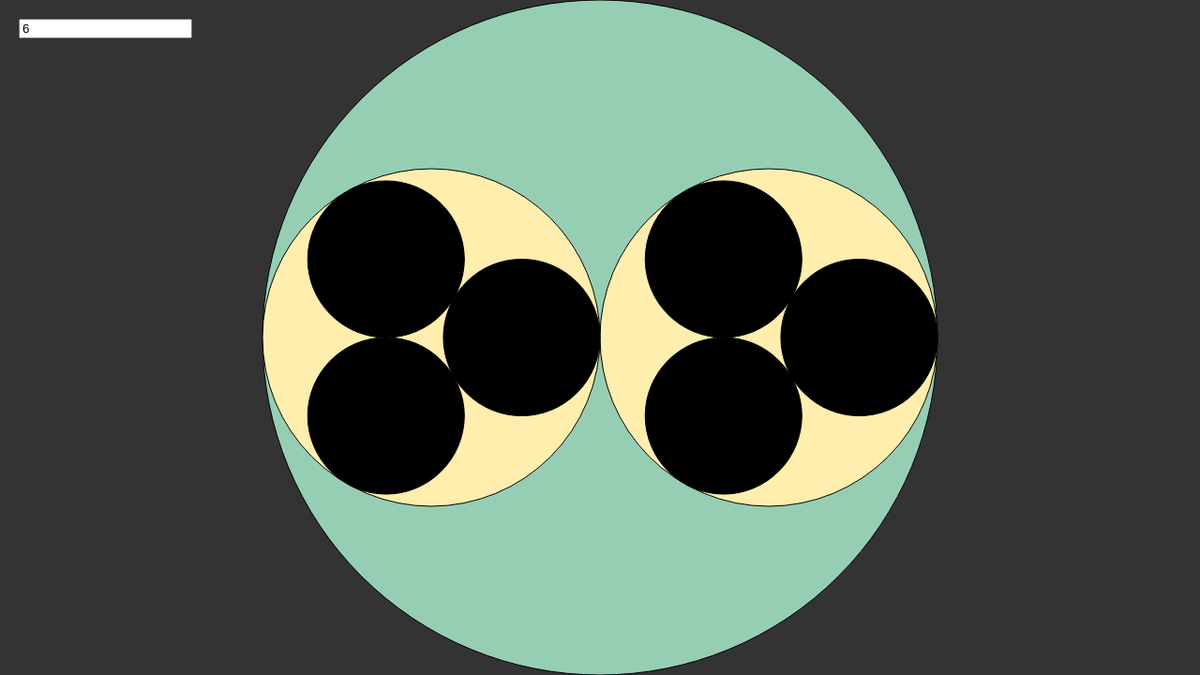
Frame 1 (no input)
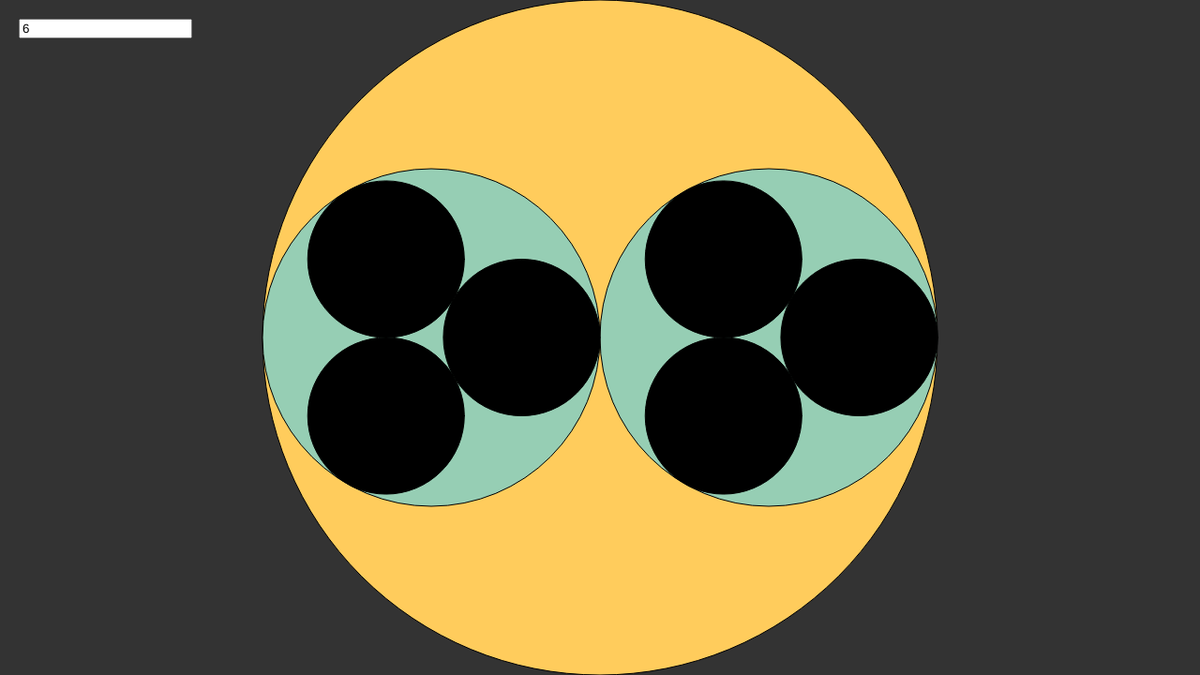
Frame 2 (the mouse pressed at the canvas centre, redrawn once)

The p5.js sketch that drew these frames (run headless with seeded random() and noise() and a simulated clock; the mouse was pressed at the canvas centre and the sketch redrawn once):

// p5.js sketch
// ── sketch.js
/*

*/


PRIMES = primes_lt(10000);
NUM = 2;
prev_num = 5;
//FPS = 10;

function setup() {
  createCanvas(1280, 720);
  clear();
  background(51);
  noLoop();
  textSize(15);
  input = createInput();
  document.addEventListener('input', redraw);
  input.position(20,20);
  input.value('6');
}
COLORS = ['#96ceb4','#ffeead','#ff6f69','#ffcc5c'];
Cidx = 0;
function get_color(){
    col = COLORS[Cidx];
    Cidx++;
    Cidx = Cidx % COLORS.length;
    return col;
}

function draw() {
  ellipseMode(RADIUS);
  clear()
  NUM = input.value();
  background(51)

  fill(get_color());
  ellipse(width/2, height/2,height/2, height/2);
  if(NUM > 1 && NUM % 1 === 0){
      sequence = factorize(NUM);
     // sequence.reverse();
      render_seq(sequence);
  }
}

function primes_lt(num){
    primes = new Array;
    for(var i=2; i < num; i++){
        found_factor = false;
        for( var j=0; j<primes.length; j++){
            if( i % primes[j] === 0){
                found_factor = true;
                break;
            }
        }
        if(found_factor === false){
            primes.push(i);
        }
    }
    return primes;
}

function factorize(num){
    factors = new Array;
    for(var idx=0; num !== 1; idx++){
        p = PRIMES[idx];
        while(num % p == 0){
            num = num / p;
            factors.push(p);
        }
    }
    return factors;
}

function render_seq(seq){
    porigins = [[width/2, height/2]];
    pRr = height/2;
    seq_len = seq.length;
    tt_base = 126 * 1.0 / seq_len;
    for(var n_idx = 0; n_idx < seq_len; n_idx++){
        fill(get_color());
        n = seq[n_idx];
        theta = 2*PI / n;
        R = pRr / (1 + sin(theta/2));
        r = R * sin(theta / 2);
        //console.log("n: ", n, " and pRr: ", pRr);
        porigins_len = porigins.length;
        if(n_idx + 1 === seq_len){
            fill(0)
//           fill(tt_base * (n_idx + 1));
        }
        //console.log("    ", porigins);
        for(var cent_idx = 0; cent_idx < porigins_len; cent_idx++){
            cent = porigins.shift();
            offsetx = cent[0];
            offsety = cent[1];
            //console.log("   cent: ", cent, " of ", porigins_len);
            for(var i=1; i<=n; i++){
               //console.log("        i: ", i);
               new_cent = [offsetx + (R * cos(theta * i)), offsety + (R * sin(theta * i))];
               ellipse(new_cent[0], new_cent[1], r, r);
               porigins.push(new_cent);
            }
        }
        //console.log("    ", porigins);
        pRr = r;
    }

}
